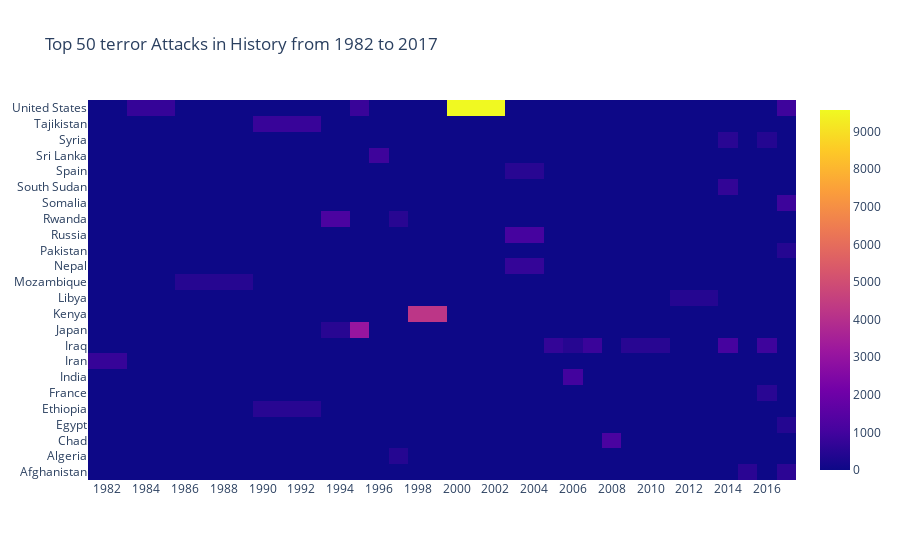

This figure's notebook cell:
### Code cell
#heat-map
py.init_notebook_mode(connected=True)
heatmap=go.Heatmap(z=heat.values,x=heat.columns,y=heat.index)
data=[heatmap]
layout=go.Layout(title='Top 50 terror Attacks in History from 1982 to 2017',
                xaxis=dict(ticks='',nticks=20),
                yaxis=dict(ticks=''))
fig=go.Figure(data=data,layout=layout)
#py.iplot(fig,filename='heatmap',show_link=False)
fig.show()

### Figure 1 — Plotly figure (JSON) as saved in the notebook; plotly's stock layout.template omitted (floating-point values rounded to 4 significant figures; data arrays with more than 128 entries replaced by an {"elided": "..."} marker saying what was removed)
{"data": [{"type": "heatmap", "x": [1982, 1984, 1987, 1992, 1994, 1995, 1996, 1997, 1998, 2001, 2004, 2005, 2006, 2007, 2008, 2009, 2013, 2014, 2015, 2016, 2017], "y": ["Afghanistan", "Algeria", "Chad", "Egypt", "Ethiopia", "France", "India", "Iran", "Iraq", "Japan", "Kenya", "Libya", "Mozambique", "Nepal", "Pakistan", "Russia", "Rwanda", "Somalia", "South Sudan", "Spain", "Sri Lanka", "Syria", "Tajikistan", "United States"], "z": {"elided": "24x21 float values"}}], "layout": {"title": {"text": "Top 50 terror Attacks in History from 1982 to 2017"}, "xaxis": {"nticks": 20, "ticks": ""}, "yaxis": {"ticks": ""}}}
